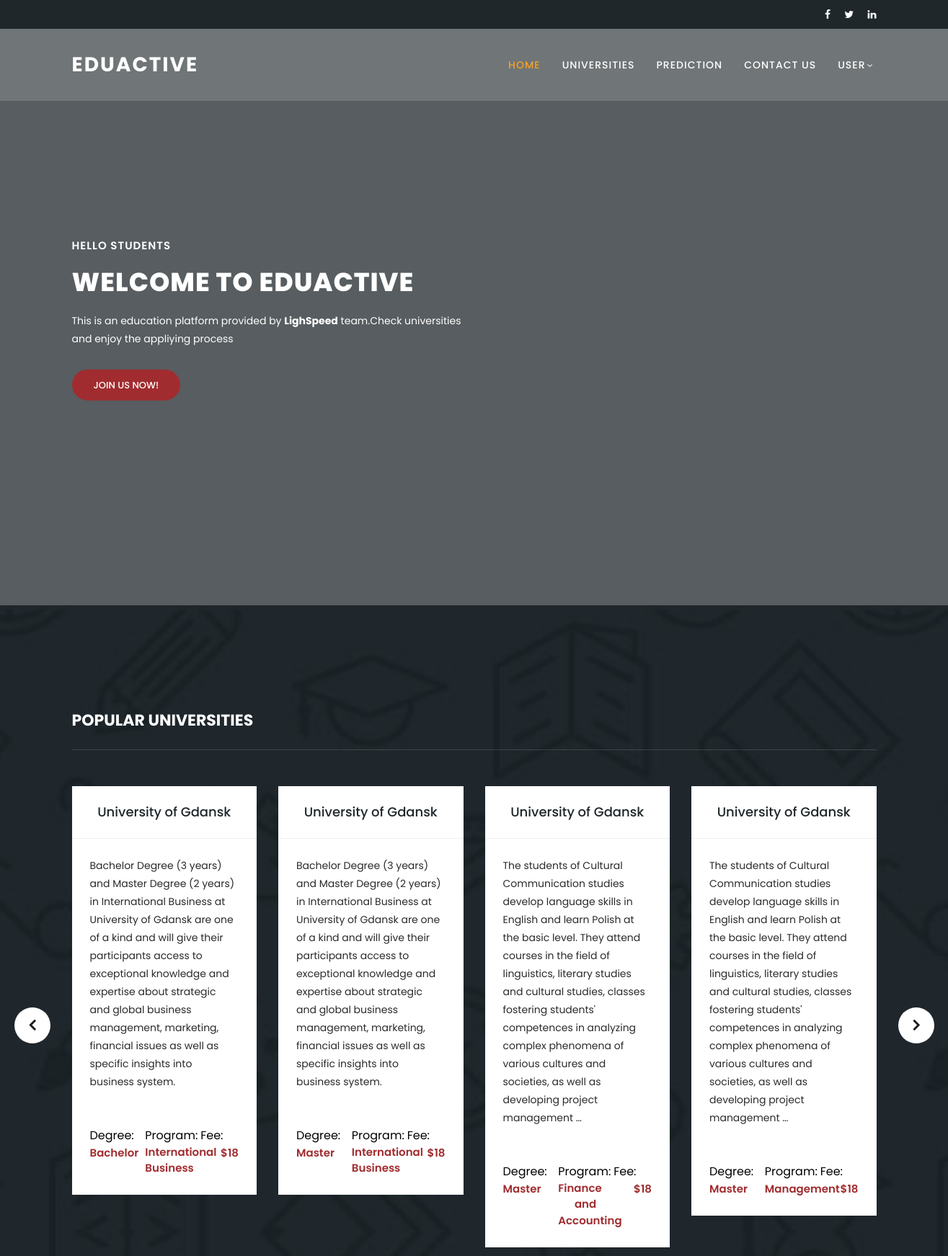
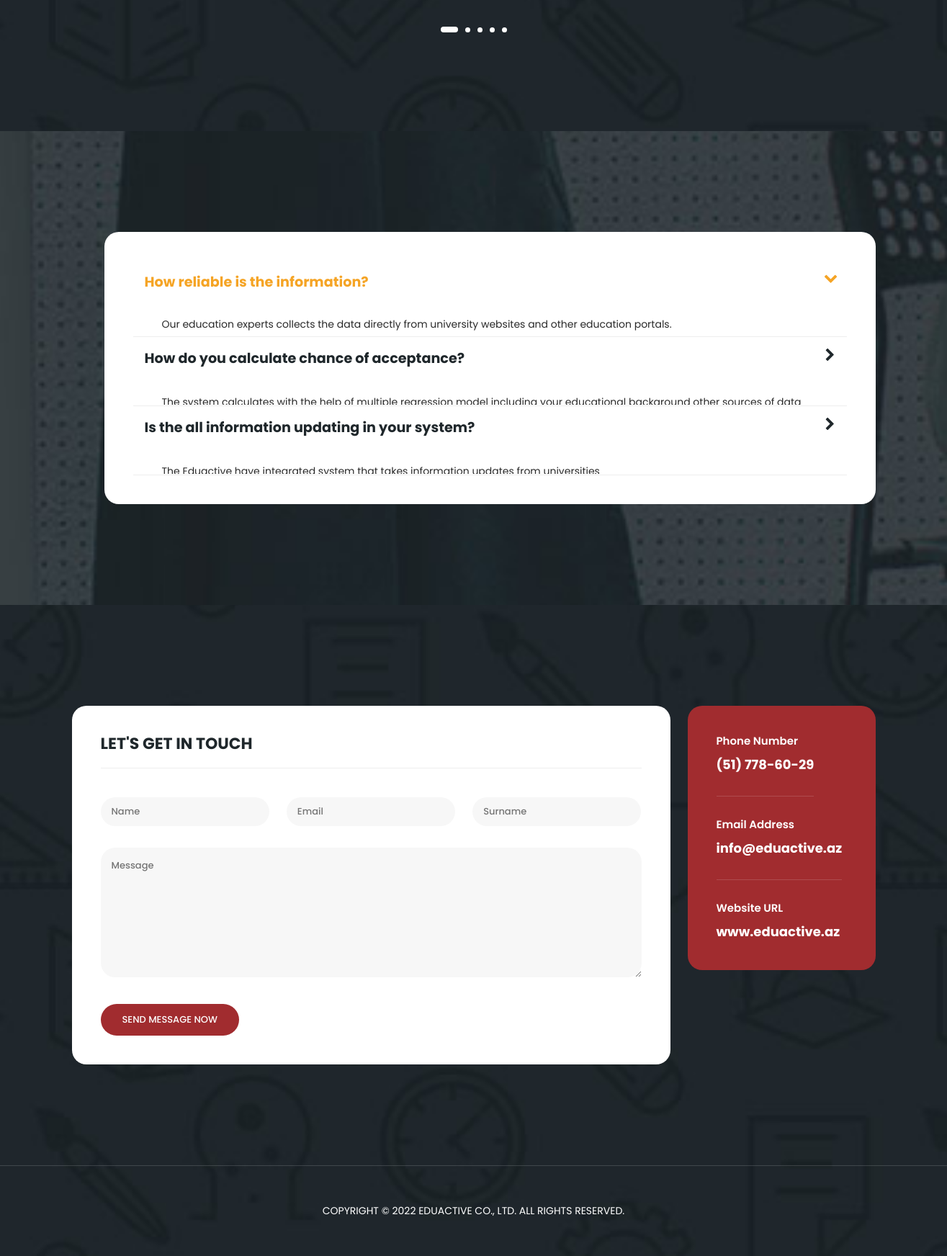
The page / on the database its author committed (2 pictures, top to bottom).
### pages/models.py (models this page shows)
class University(models.Model):
    name = models.CharField(max_length=50, blank=True, null=True)
    qs_rank = models.CharField(max_length=50, blank=True, null=True)
    program = models.CharField(max_length=100, blank=True, null=True)
    degree = models.CharField(max_length=100, blank=True, null=True,choices=DEGREE_CHOICES)
    study_duration = models.CharField(max_length=100, blank=True, null=True)
    email = models.EmailField(max_length=254, blank=True, null=True)
    other_email = models.EmailField(max_length=254, blank=True, null=True)
    gre = models.CharField(max_length=100, blank=True, null=True)
    gpa = models.CharField(max_length=100, blank=True, null=True)
    ielts = models.CharField(max_length=100, blank=True, null=True)
    toefl = models.CharField(max_length=100, blank=True, null=True)
    gmat = models.CharField(max_length=100, blank=True, null=True)
    fee = models.CharField(max_length=100, blank=True, null=True)
    fee_waiver = models.CharField(max_length=100, blank=True, null=True, choices=VAIWER_CHOICES)
    tutaion_fee = models.CharField(max_length=100, blank=True, null=True)
    region = models.CharField(max_length=100, blank=True, null=True,choices=REGION_CHOICES)
    state = models.CharField(max_length=100, blank=True, null=True)
    city = models.CharField(max_length=100, blank=True, null=True)
    city_living_cost = models.CharField(max_length=100, blank=True, null=True)
    acceptance_rate = models.CharField(max_length=100, blank=True, null=True)
    graduation_rate = models.CharField(max_length=100, blank=True, null=True)
    dedline = models.CharField(max_length=500, blank=True, null=True)
    result = models.CharField(max_length=500, blank=True, null=True)
    link = models.CharField(max_length=200, blank=True, null=True)
    bio = models.CharField(max_length=3000, blank=True, null=True)

### pages/views.py (the view, shortened to what this page needs)
# urls.py: path('', landing, name='landing'),
def landing(request):
    universitys = University.objects.all()
    form = ContactForm()
    context = {
        'universitys': universitys,
        'form':form
    }
    return render(request, 'landing.html', context)

### pages/forms.py
class ContactForm(forms.ModelForm):
    name = forms.CharField(widget=forms.TextInput(attrs={
        'placeholder': 'Name',
        'id':'name'
    }))
    subject = forms.CharField(widget=forms.TextInput(attrs={
        'placeholder': 'Surname',
        'id':'subject'
    }))
    email = forms.EmailField(widget=forms.EmailInput(attrs={
        'placeholder': 'Email',
        'id':'email'
    }))
    message = forms.CharField(widget=forms.Textarea(attrs={
        'placeholder': 'Message',
        'id':'message'
    }))
    class Meta:
        model = Contact
        fields = ['name', 'subject',
                  'email', 'message']

### templates/landing.html (shortened to what this page needs)
<!DOCTYPE html>
{% load static %}
<html lang="en">
  <head>
    <link href="{% static 'vendor/bootstrap/css/bootstrap.min.css' %}" rel="stylesheet">
    <link rel="stylesheet" href="{% static 'assets/css/fontawesome.css' %}">
    <link rel="stylesheet" href="{% static 'assets/css/templatemo-edu-meeting.css' %}">
    <link rel="stylesheet" href="{% static 'assets/css/owl.css' %}">
    <link rel="stylesheet" href="{% static 'assets/css/lightbox.css' %}">
  </head>
<body>
  <div class="sub-header">
    <div class="container">
      <div class="row">
        <div class="col-lg-8 col-sm-8">
        </div>
        <div class="col-lg-4 col-sm-4">
          <div class="right-icons">
            <ul>
              <li><a href="#"><i class="fa fa-facebook"></i></a></li>
              <li><a href="#"><i class="fa fa-twitter"></i></a></li>
              <li><a href="#"><i class="fa fa-linkedin"></i></a></li>
            </ul>
          </div>
        </div>
      </div>
    </div>
  </div>
  <header class="header-area header-sticky">
      <div class="container">
          <div class="row">
              <div class="col-12">
                  <nav class="main-nav">
                      <a href="{% url 'landing' %}" class="logo">
                          EduActive
                      </a>
                      <ul class="nav">
                          <li class="scroll-to-section"><a href="{% url 'landing' %}" class="active">Home</a></li>
                          <li><a href="{%url 'filters'%}">Universities</a></li>
                          <li><a href="{%url 'admission' %}">Prediction</a></li>
                          <li class="scroll-to-section"><a href="#contact">Contact Us</a></li>
                          {% if user.is_authenticated %}
                          <li class="has-sub">
                            <a href="javascript:void(0)">{{user.username}}</a>
                            <ul class="sub-menu">
                                <li><a href="{%url 'log_out' %}">Logout</a></li>
                            </ul>
                          </li>
                          {% else %}
                          <li class="has-sub">
                            <a href="javascript:void(0)">User</a>
                          </li>
                          {% endif %}
                      </ul>
                  </nav>
              </div>
          </div>
      </div>
  </header>
  <section class="section main-banner" id="top" data-section="section1">
      <video autoplay muted loop id="bg-video">
          <source src="{% static 'assets/images/course-video.mp4' %}" type="video/mp4" />
      </video>
      <div class="video-overlay header-text">
          <div class="container">
            <div class="row">
              <div class="col-lg-12">
                <div class="caption">
              <h6>Hello Students</h6>
              <h2>Welcome to EduActive</h2>
              <p>This is an education platform provided by <b>LighSpeed</b> team.Check universities and enjoy the appliying process</p>
              {%if user.is_authenticated == False%}
              <div class="main-button-red">
                  <div ><a href="{%url 'log_in' %}">Join Us Now!</a></div>
              </div>
              {%endif%}
          </div>
              </div>
            </div>
          </div>
      </div>
  </section>
  <section class="our-courses" id="courses">
    <div class="container">
      <div class="row">
        <div class="col-lg-12">
          <div class="section-heading">
            <h2>Popular Universities</h2>
          </div>
        </div>
        <div class="col-lg-12">
          <div class="owl-courses-item owl-carousel">
            {% for university in universitys %}
            {% if university.bio|length > 200  and university.program|length < 25%}
            <a href="{%url 'detail' university.id %}">
              <div class="item">
                <div class="down-content">
                  <h4>{{university.name}}</h4>
                  <div class="info">
                    <div class="row">
                      <div class="col-12">
                        <p>
                          {{university.bio | truncatewords:50}}
                        </p>
                      </div>
                    </div>
                  </div>
                  <div class="info">
                    <div class="row">
                      <div style = 'color:black' class="col-4">
                        Degree: <span>{{university.degree}}</span>
                      </div>
                      <div style = 'color:black' class="col-4">
                        Program:<span> {{university.program}}</span>
                    </div>
                    <div style = 'color:black' class="col-4">
                      Fee:<span> ${{university.fee}}</span>
                  </div>
                    </div>
                  </div>
                </div>
              </div>
            </a>
            {% endif %}
            {% endfor %}
          </div>
        </div>
      </div>
    </div>
  </section>
  <section class="apply-now" id="apply">
    <div class="container">
      <div class="row">
        <div class="col-lg-12">
          <div class="accordions is-first-expanded">
            <article class="accordion">
                <div class="accordion-head">
                    <span>How reliable is the information?</span>
                    <span class="icon">
                        <i class="icon fa fa-chevron-right"></i>
                    </span>
                </div>
                <div class="accordion-body">
                    <div class="content">
                        <p>Our education experts collects the data directly from university websites and other education portals. </p>
                    </div>
                </div>
            </article>
            <article class="accordion">
                <div class="accordion-head">
                    <span>How do you calculate chance of acceptance?</span>
                    <span class="icon">
                        <i class="icon fa fa-chevron-right"></i>
                    </span>
                </div>
                <div class="accordion-body">
                    <div class="content">
                        <p>The system calculates with the help of multiple regression model including your educational background other sources of data such as GRE, IELTS score, etc.</p>
                    </div>
                </div>
            </article>
            <article class="accordion">
                <div class="accordion-head">
                    <span>Is the all information updating in your system?</span>
                    <span class="icon">
                        <i class="icon fa fa-chevron-right"></i>
                    </span>
                </div>
                <div class="accordion-body">
                    <div class="content">
                        <p>The Eduactive have integrated system that takes information updates from universities</p>
                    </div>
                </div>
            </article>
        </div>
        </div>
      </div>
    </div>
  </section>
  <section class="contact-us" id="contact">
    <div class="container">
      <div class="row">
        <div class="col-lg-9 align-self-center">
          <div class="row">
            <div class="col-lg-12">
              <form id="contact" action="" method="post">
                <div class="row">
                  <div class="col-lg-12">
                    <h2>Let's get in touch</h2>
                  </div>
                <form method = 'post'>
                  <div class="col-lg-4">
                    <fieldset>
                      {{form.name}}
                    </fieldset>
                  </div>
                  <div class="col-lg-4">
                    <fieldset>
                    {{form.email}}
                  </fieldset>
                  </div>
                  <div class="col-lg-4">
                    <fieldset>
                      {{form.subject}}
                    </fieldset>
                  </div>
                  <div class="col-lg-12">
                    <fieldset>
                      {{form.message}}
                    </fieldset>
                  </div>
                </form>
                  <div class="col-lg-12">
                    <fieldset>
                      <button type="submit" id="form-submit" class="button">SEND MESSAGE NOW</button>
                    </fieldset>
                  </div>
                </div>
              </form>
            </div>
          </div>
        </div>
        <div class="col-lg-3">
          <div class="right-info">
            <ul>
              <li>
                <h6>Phone Number</h6>
                <span>(51) 778-60-29</span>
              </li>
              <li>
                <h6>Email Address</h6>
                <span>info@eduactive.az</span>
              </li>
              <li>
                <h6>Website URL</h6>
                <span>www.eduactive.az</span>
              </li>
            </ul>
          </div>
        </div>
      </div>
    </div>
    <div class="footer">
      <p>Copyright © 2022 EduActive Co., Ltd. All Rights Reserved.
    </div>
  </section>
</body>
</body>
</html>

### templates/landing.html (style rules this page uses)
.item { transition: 0.5s all ease-in-out; }

### rows shown on the page
University: name "University of Gdansk", bio "Bachelor Degree (3 years) and Master Degree (2 years) in International Business at University of Gdansk are one of a kind and will give their participants access to exceptional knowledge and expertise about strategic and global business management, marketing, financial issues as well as specific insights into business system.", degree "Bachelor", program "International Business", fee "18"
University: name "University of Gdansk", bio "Bachelor Degree (3 years) and Master Degree (2 years) in International Business at University of Gdansk are one of a kind and will give their participants access to exceptional knowledge and expertise about strategic and global business management, marketing, financial issues as well as specific insights into business system.", degree "Master", program "International Business", fee "18"
University: name "University of Gdansk", bio "The students of Cultural Communication studies develop language skills in English and learn Polish at the basic level. They attend courses in the field of linguistics, literary studies and cultural studies, classes fostering students' competences in analyzing complex phenomena of various cultures and societies, as well as developing project management …", degree "Master", program "Finance and Accounting", fee "18"
University: name "University of Gdansk", bio "The students of Cultural Communication studies develop language skills in English and learn Polish at the basic level. They attend courses in the field of linguistics, literary studies and cultural studies, classes fostering students' competences in analyzing complex phenomena of various cultures and societies, as well as developing project management …", degree "Master", program "Management", fee "18"
